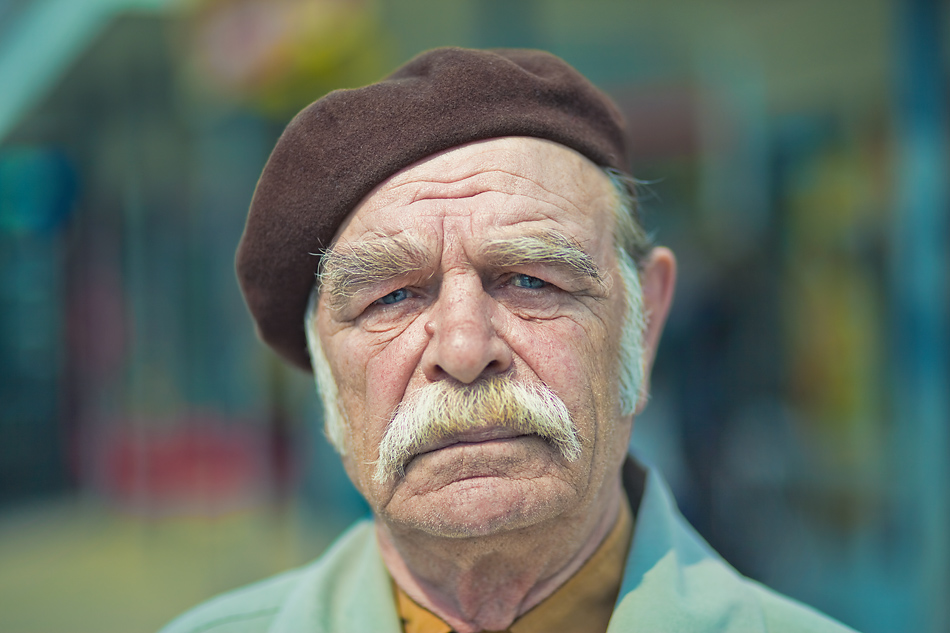
#> input picture image1.jpg, 950 x 633 px
$ jupyter execute detailed_trail_version.ipynb
#> lines starting #> are read from the running program, lines starting #| are printed output that depends on the picture; after the words box and inside, x2 and y2 are one past the last pixel; in counts of white or black regions, pixels touching at a corner belong together
<a href="https://colab.research.google.com/github/Nevil844/cartoon-effect-on-image-opencv/blob/main/detailed_trail_version.ipynb" target="_parent"></a>

[cell 1]
import cv2
import numpy as np
import matplotlib.pyplot as plt

Load Image

[cell 2]
def read_file(filename):
#> called with filename = 'image1.jpg'
  img=cv2.imread(filename)
#> img is the input picture: shape (633, 950, 3); mean B, G, R 100.8, 110.2, 100.4
  img=cv2.cvtColor(img, cv2.COLOR_BGR2RGB)
  plt.imshow(img)
  plt.show()
  return img

[cell 3]
filename="image1.jpg"
img=read_file(filename)

org_img=np.copy(img)

Create Edge Mask

Input: Input Image

Output: Edges of *Image*

[cell 4]
def edge_mask(img, line_size, blur_value):
#> called with line_size = 7, blur_value = 7
  gray=cv2.cvtColor(img,cv2.COLOR_RGB2GRAY)
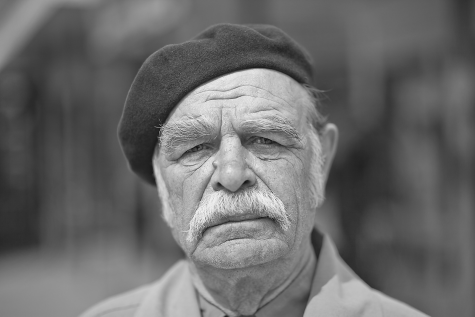
#> gray: shape (633, 950) (shown at 1/2 size); min 3, max 253, mean 106.2
  gray_blur=cv2.medianBlur(gray,blur_value)

  edges=cv2.adaptiveThreshold(gray_blur, 255, cv2.ADAPTIVE_THRESH_MEAN_C,
                              cv2.THRESH_BINARY, line_size, blur_value)
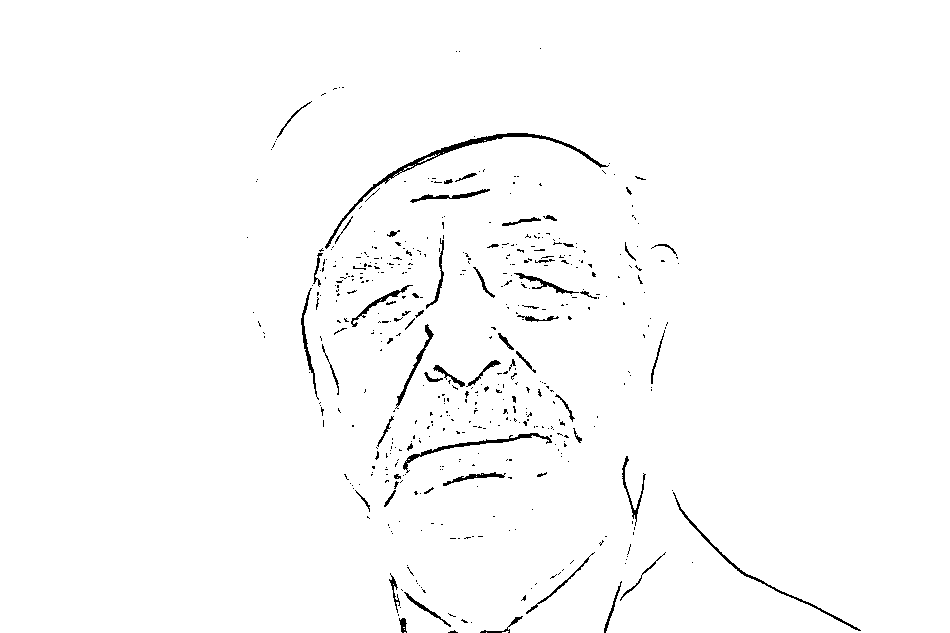
#> edges: shape (633, 950); 98.4% white; black in thin lines or dots, all inside (x1, y1, x2, y2) = (247, 48, 861, 633)

  return edges

[cell 5]
line_size, blur_value=7,7
edges=edge_mask(img, line_size, blur_value)

plt.imshow(edges, cmap='gray')
plt.show()

Reduce the Color Palette

[cell 6]
def color_quantization(img, k):
  #Transform the image
#> called with k = 9
  data=np.float32(img).reshape((-1,3))

  #Determine Criteria
  criteria=(cv2.TERM_CRITERIA_EPS+ cv2.TERM_CRITERIA_MAX_ITER,20,0.001)

  #Implement K-Means
  ret,label,center=cv2.kmeans(data,k,None,criteria,10,cv2.KMEANS_RANDOM_CENTERS)
#> ret = 317644454.1; center = [[221.4, 204, 187.3], [193.2, 162.2, 141.3], [48.6, 87.49, 92.47], [147.4, 185.7, 173.4], [72.22, 116.2, 114.1], [114.8, 103.3, 84.26], [80.78, 86.13, 75.57], [46.5, 57.76, 61.48], [144.2, 135.2, 109.6]]
  center=np.int8(center)
#> center = [[-35, -52, -69], [-63, -94, -115], [48, 87, 92], [-109, -71, -83], [72, 116, 114], [114, 103, 84], [80, 86, 75], [46, 57, 61], [-112, -121, 109]]

  result=center[label.flatten()]
  result=result.reshape(img.shape)
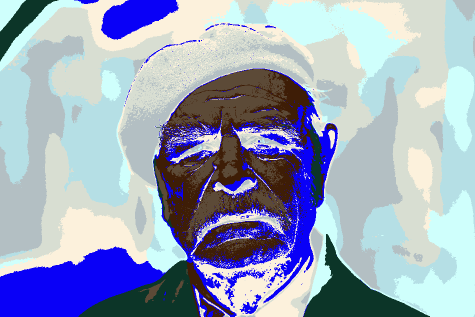
#> result: shape (633, 950, 3) int8 (shown at 1/2 size); mean R, G, B 25, 34.9, 56.5; drawn with min black and max white

  return result

Image Quantization

[cell 7]
img=color_quantization(img, k=9)

plt.imshow(img)
plt.show()
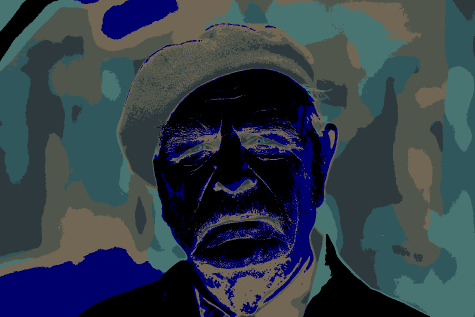
#> shown: shape (633, 950, 3) (shown at 1/2 size); mean R, G, B 50.6, 62.4, 72.2

Reduce the noise

[cell 8]
img = cv2.convertScaleAbs(img)
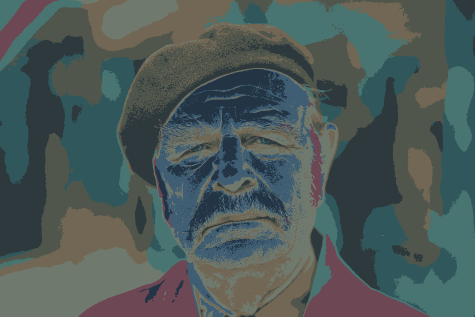
#> img: shape (633, 950, 3) (shown at 1/2 size); mean R, G, B 76.2, 89.8, 87.8
blurred = cv2.bilateralFilter(img, d = 3, sigmaColor=200, sigmaSpace=200)

plt.imshow(blurred)
plt.show()

Combine Edge Mask with the quantiz img

[cell 9]
def cartoon():
  c=cv2.bitwise_and(blurred,blurred,mask=edges)
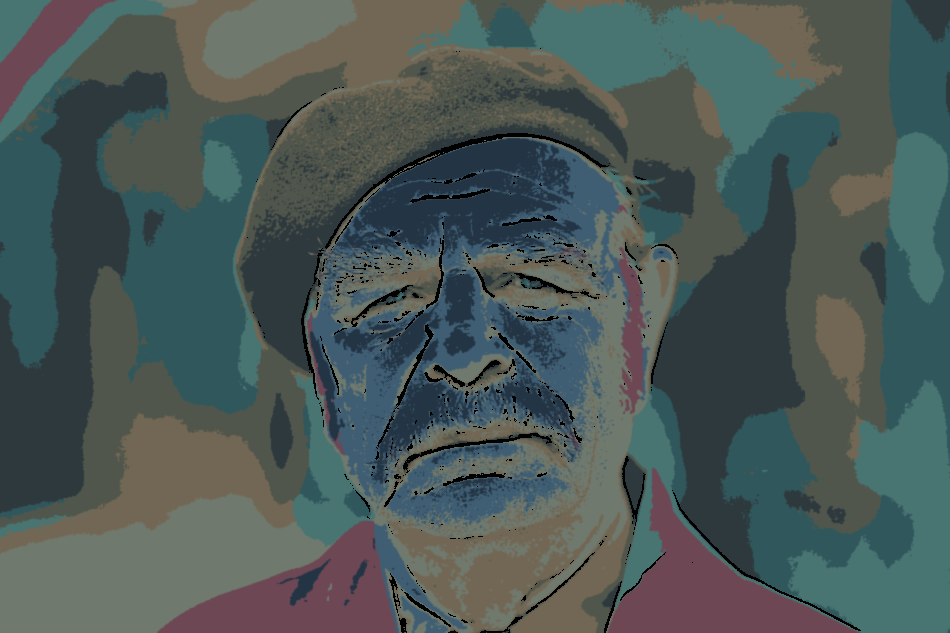
#> c: shape (633, 950, 3); mean R, G, B 75, 88.4, 86.5

  plt.imshow(c)
  plt.title("Cartoonified Image")
  plt.show()

  plt.imshow(org_img)
  plt.title("Original Image")
  plt.show()

$ run again, with image2.jpg copied over image1.jpg
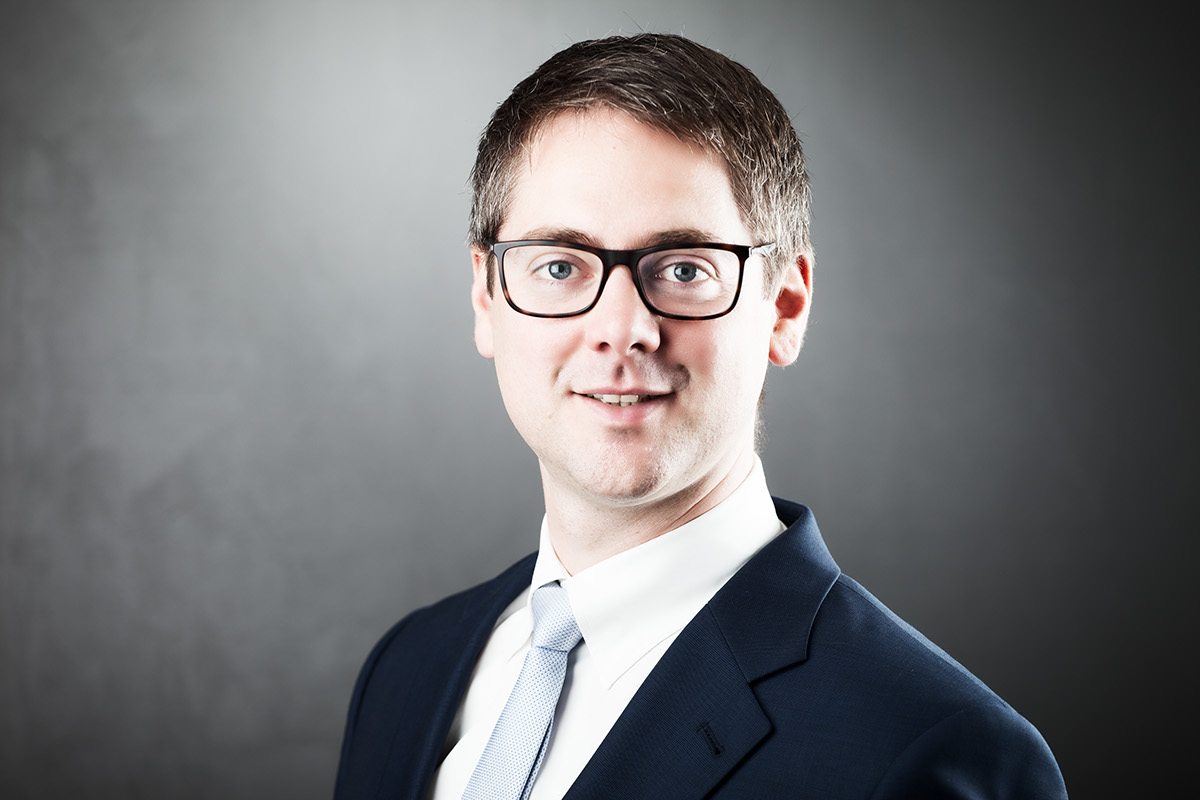
#> input picture image2.jpg, 1200 x 800 px
#> in read_file, img is the input picture: shape (800, 1200, 3); mean B, G, R 115.9, 114.1, 114.1
#> in edge_mask, `edges=cv2.adaptiveThreshold(gray_blur, 255, cv2.ADAPTIVE_THRESH_MEAN_C..`:
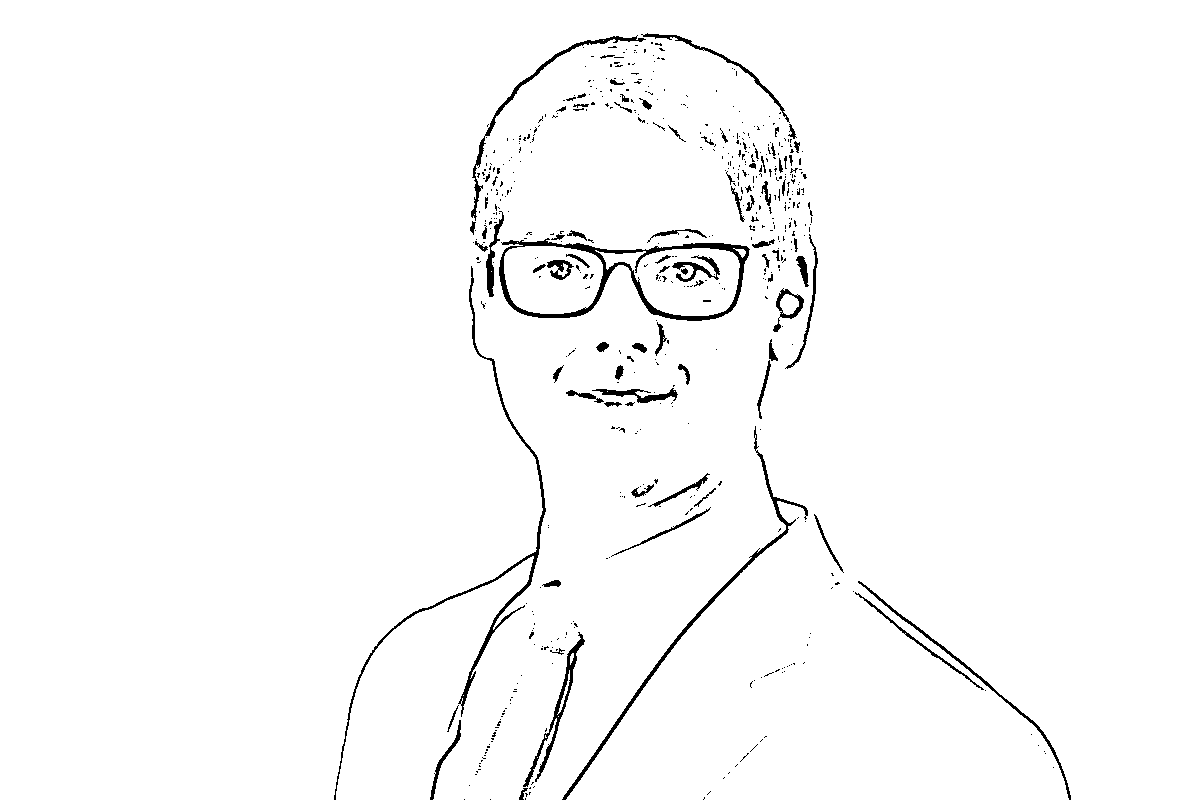
#> edges: shape (800, 1200); 97.9% white; 573 black regions (487 under 20 px), largest, box (x1, y1, x2, y2) and area: (499, 238, 750, 321) 3069, (334, 266, 546, 800) 2369, (562, 426, 808, 800) 1770
#> in color_quantization, `ret,label,center=cv2.kmeans(data,k,None,criteria,10,cv2.KMEANS_RANDOM_..`: ret = 285071455.9; center = [[131, 133.3, 135.2], [20.48, 22.68, 28.01], [159.6, 159.3, 159.6], [83.84, 84.35, 86.03], [108.4, 109.9, 111.9], [59.53, 59.58, 61.34], [244.1, 236.8, 233.8], [196.8, 192.1, 190.2], [33.85, 37.85, 44.67]]
#> in color_quantization, `center=np.int8(center)`: center = [[-126, -123, -121], [20, 22, 28], [-97, -97, -97], [83, 84, 86], [108, 109, 111], [59, 59, 61], [-12, -20, -23], [-60, -64, -66], [33, 37, 44]]
#> in cartoon, `c=cv2.bitwise_and(blurred,blurred,mask=edges)`:
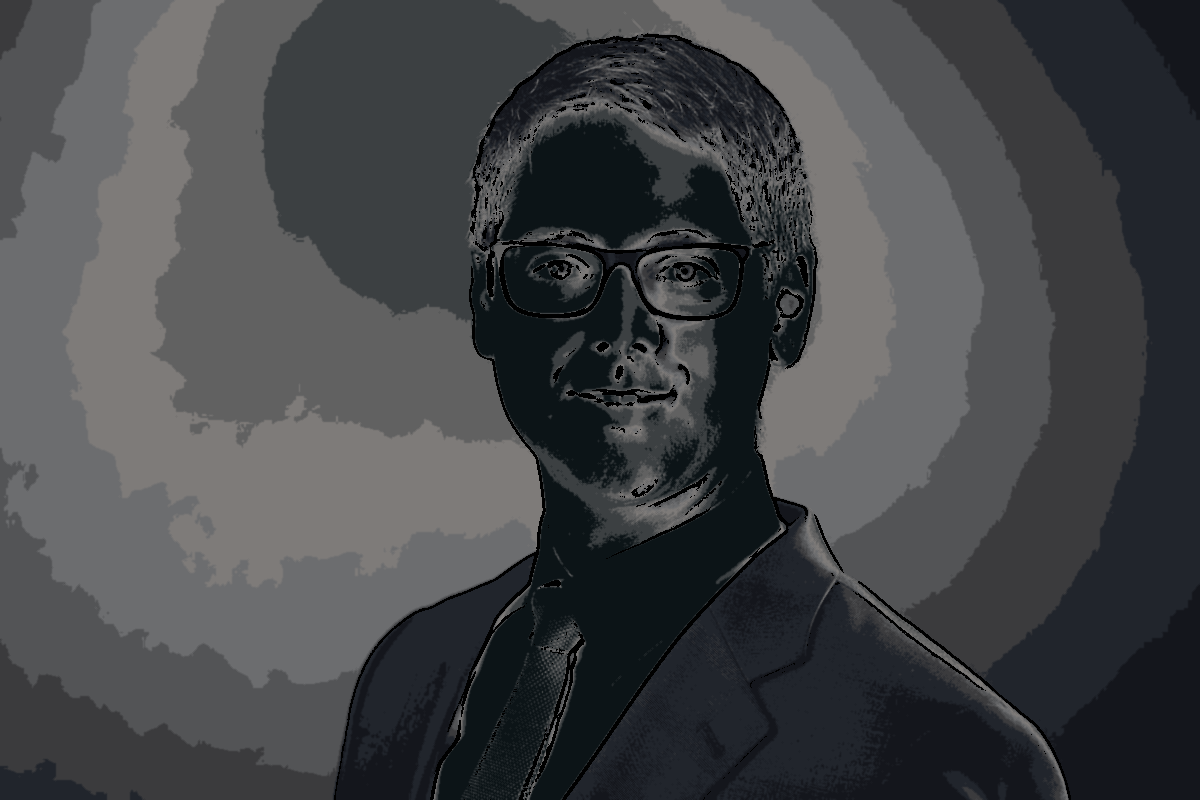
#> c: shape (800, 1200, 3); mean R, G, B 68.1, 69.9, 72.3

$ run again, with image4.jpg copied over image1.jpg
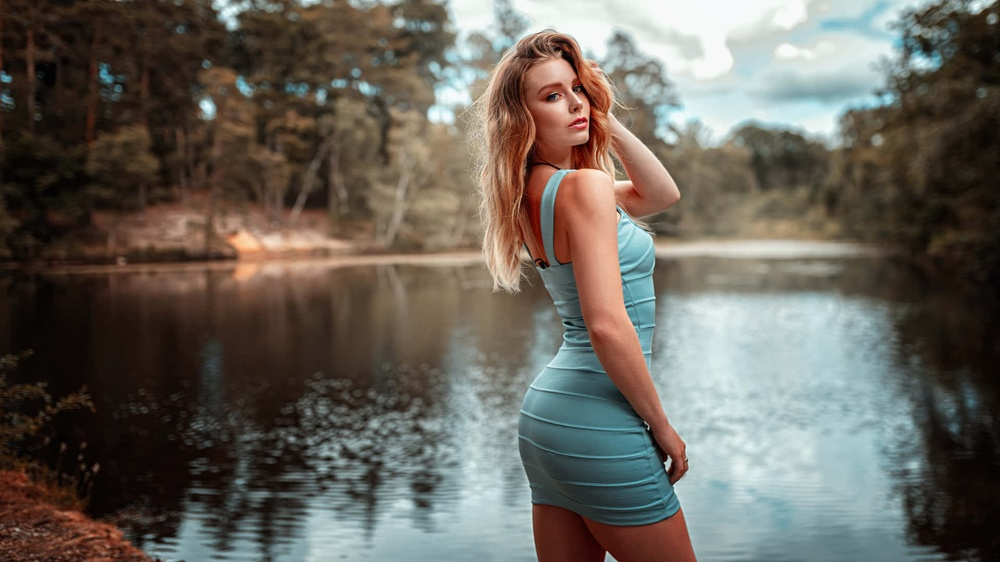
#> input picture image4.jpg, 1000 x 562 px, shrunk from 1920 x 1080 before the run
#> in read_file, img is the input picture: shape (562, 1000, 3); mean B, G, R 91, 99.4, 104.2
#> in edge_mask, `edges=cv2.adaptiveThreshold(gray_blur, 255, cv2.ADAPTIVE_THRESH_MEAN_C..`:
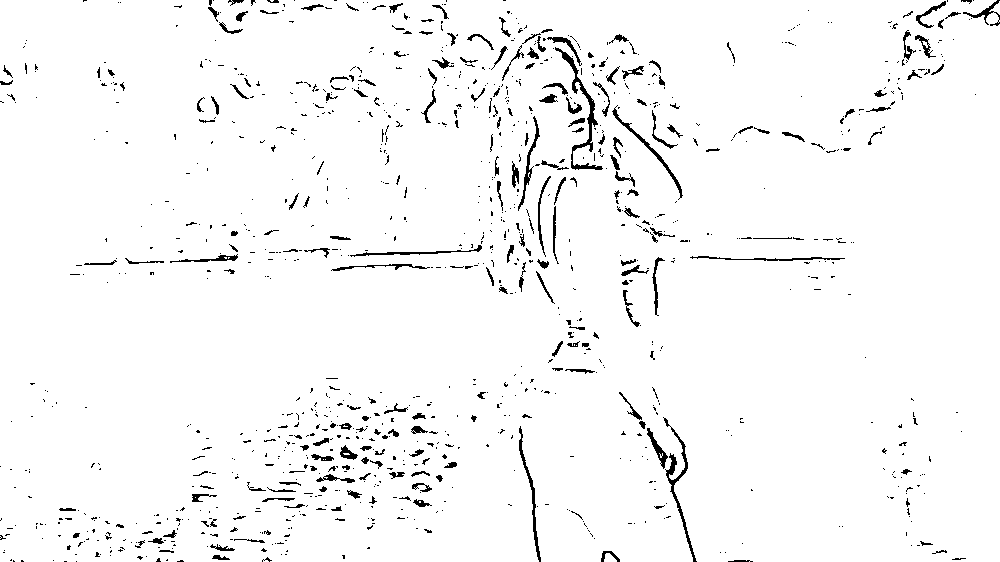
#> edges: shape (562, 1000); 96.8% white; black in thin lines or dots
#> in color_quantization, `ret,label,center=cv2.kmeans(data,k,None,criteria,10,cv2.KMEANS_RANDOM_..`: ret = 310128807.9; center = [[172.2, 140.1, 116.2], [139.7, 165.1, 166.6], [98.12, 118.8, 118.8], [23.84, 15.56, 10.45], [220.6, 232.7, 230.3], [82.32, 68.33, 55.88], [182.3, 199.4, 197.4], [125.3, 97.51, 77.16], [53.8, 39.17, 29.35]]
#> in color_quantization, `center=np.int8(center)`: center = [[-84, -116, 116], [-117, -91, -90], [98, 118, 118], [23, 15, 10], [-36, -24, -26], [82, 68, 55], [-74, -57, -59], [125, 97, 77], [53, 39, 29]]
#> in cartoon, `c=cv2.bitwise_and(blurred,blurred,mask=edges)`:
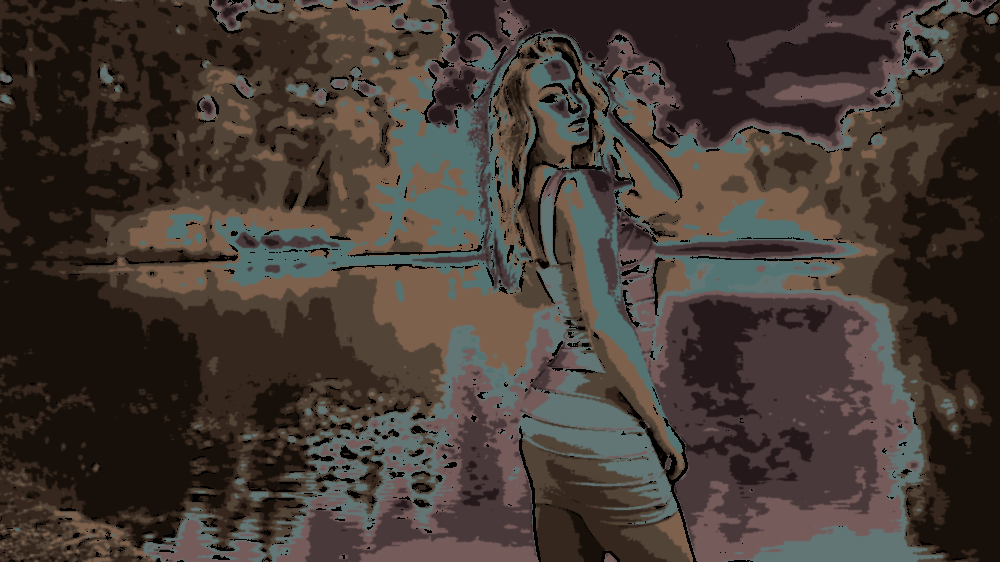
#> c: shape (562, 1000, 3); mean R, G, B 67.9, 58.1, 52.1
